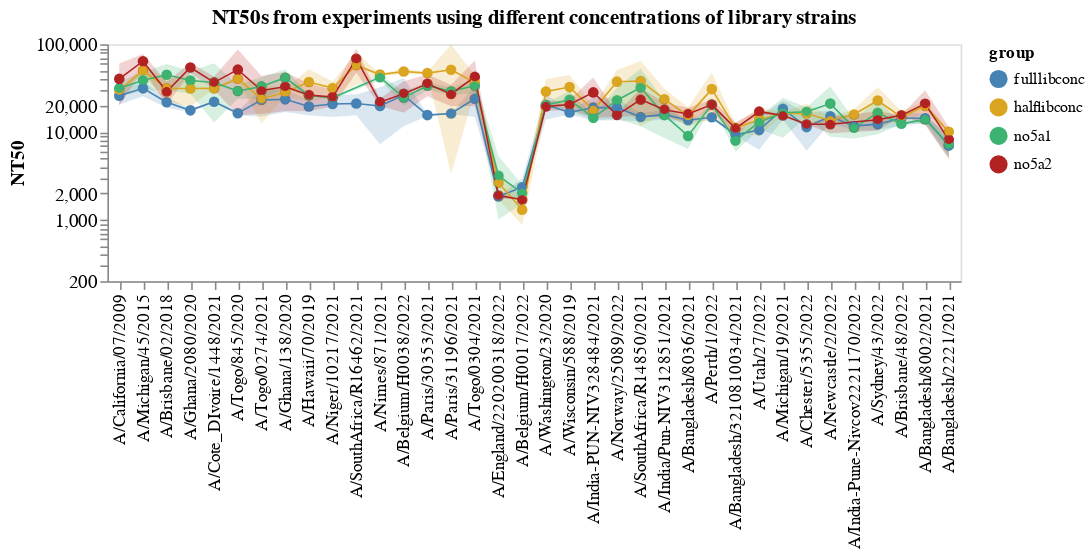

The cell this chart's notebook holds for it:
### Code cell
#Run chart to show that there the variation between the different titers calculated for different library composition, but also variation within replicates for the same library
source = sera_withreps_simplified_NT50perrep
median_source = sera_withreps_simplified_NT50all
range_ = ['steelblue','goldenrod','mediumseagreen','firebrick']

domain_ = ['fulllibconc','halflibconc','no5a1','no5a2']
plot_range = [200,100000]

NT50s_forselections_chart = alt.Chart(source).mark_errorband(opacity=0.2,extent="stdev",).encode(
    y=alt.X('NT50',scale=alt.Scale(domain=plot_range, type="log",nice=False),axis=alt.Axis(grid=False,titleFontSize=12, labelFontSize=12)),
    x=alt.Y("virus", sort=viruses, axis=alt.Axis(title=None,
                                                 labelFontSize=11,labelLimit=300)),
    color=alt.Color("serum", title="group",scale=alt.
                    Scale(domain=domain_, range=range_)),
).properties(
    height=150,
    width = alt.Step(15))
meanline_chart = alt.Chart(median_source).mark_line(point=True,strokeWidth=1).encode(
    y=alt.X('NT50',scale=alt.Scale(domain=plot_range,type="log", nice=False)),
    x=alt.Y("virus", sort=viruses,
            title="virus"),
    color=alt.Color("serum",title="group",scale=alt.
                    Scale(domain=domain_, range=range_)),
).properties(
    height=150,
    width = alt.Step(15))
meanline_chart_point = alt.Chart(median_source).mark_point(filled=True).encode(
    y=alt.X("NT50",scale=alt.Scale(domain=plot_range,type="log", nice=False)),
    x=alt.Y("virus", sort=viruses,
            title="virus"),
    color=alt.Color("serum",title="group",scale=alt.
                    Scale(domain=domain_, range=range_)),
    size=alt.value(45),
    opacity=alt.value(1),
).properties(
    height=150,
    width = alt.Step(15))

chart =meanline_chart_point + NT50s_forselections_chart + meanline_chart
chart.layer[0].encoding.x.title = ' titer'
chart.layer[0].title = 'NT50s from experiments using different concentrations of library strains'
chart.properties(
    width=alt.Step(15),
    height = 150)
chart.save(titers_chart_variation_html)
chart

### Figure 1 — Vega-Lite specification as saved in the notebook (floating-point values rounded to 4 significant figures; data arrays with more than 128 entries replaced by an {"elided": "..."} marker saying what was removed)
{"config": {"view": {"continuousWidth": 300, "continuousHeight": 300}}, "layer": [{"data": {"name": "data-9c6b611876327aa86db682b48a7297d9"}, "mark": {"type": "point", "filled": true}, "encoding": {"color": {"field": "serum", "scale": {"domain": ["fulllibconc", "halflibconc", "no5a1", "no5a2"], "range": ["steelblue", "goldenrod", "mediumseagreen", "firebrick"]}, "title": "group", "type": "nominal"}, "opacity": {"value": 1}, "size": {"value": 45}, "x": {"field": "virus", "sort": ["A/California/07/2009", "A/Michigan/45/2015", "A/Brisbane/02/2018", "A/Ghana/2080/2020", "A/Cote_DIvoire/1448/2021", "A/Togo/845/2020", "A/Togo/0274/2021", "A/Ghana/138/2020", "A/Hawaii/70/2019", "A/Niger/10217/2021", "A/SouthAfrica/R16462/2021", "A/Nimes/871/2021", "A/Belgium/H0038/2022", "A/Paris/30353/2021", "A/Paris/31196/2021", "A/Togo/0304/2021", "A/England/220200318/2022", "A/Belgium/H0017/2022", "A/Washington/23/2020", "A/Wisconsin/588/2019", "A/India-PUN-NIV328484/2021", "A/Norway/25089/2022", "A/SouthAfrica/R14850/2021", "A/India/Pun-NIV312851/2021", "A/Bangladesh/8036/2021", "A/Perth/1/2022", "A/Bangladesh/3210810034/2021", "A/Utah/27/2022", "A/Michigan/19/2021", "A/Chester/5355/2022", "A/Newcastle/2/2022", "A/India-Pune-Nivcov2221170/2022", "A/Sydney/43/2022", "A/Brisbane/48/2022", "A/Bangladesh/8002/2021", "A/Bangladesh/2221/2021"], "title": " titer", "type": "nominal"}, "y": {"field": "NT50", "scale": {"domain": [200, 100000], "nice": false, "type": "log"}, "type": "quantitative"}}, "title": "NT50s from experiments using different concentrations of library strains"}, {"data": {"name": "data-1c6f5e69a543165430fd22962b37266e"}, "mark": {"type": "errorband", "extent": "stdev", "opacity": 0.2}, "encoding": {"color": {"field": "serum", "scale": {"domain": ["fulllibconc", "halflibconc", "no5a1", "no5a2"], "range": ["steelblue", "goldenrod", "mediumseagreen", "firebrick"]}, "title": "group", "type": "nominal"}, "x": {"axis": {"labelFontSize": 11, "labelLimit": 300, "title": null}, "field": "virus", "sort": ["A/California/07/2009", "A/Michigan/45/2015", "A/Brisbane/02/2018", "A/Ghana/2080/2020", "A/Cote_DIvoire/1448/2021", "A/Togo/845/2020", "A/Togo/0274/2021", "A/Ghana/138/2020", "A/Hawaii/70/2019", "A/Niger/10217/2021", "A/SouthAfrica/R16462/2021", "A/Nimes/871/2021", "A/Belgium/H0038/2022", "A/Paris/30353/2021", "A/Paris/31196/2021", "A/Togo/0304/2021", "A/England/220200318/2022", "A/Belgium/H0017/2022", "A/Washington/23/2020", "A/Wisconsin/588/2019", "A/India-PUN-NIV328484/2021", "A/Norway/25089/2022", "A/SouthAfrica/R14850/2021", "A/India/Pun-NIV312851/2021", "A/Bangladesh/8036/2021", "A/Perth/1/2022", "A/Bangladesh/3210810034/2021", "A/Utah/27/2022", "A/Michigan/19/2021", "A/Chester/5355/2022", "A/Newcastle/2/2022", "A/India-Pune-Nivcov2221170/2022", "A/Sydney/43/2022", "A/Brisbane/48/2022", "A/Bangladesh/8002/2021", "A/Bangladesh/2221/2021"], "type": "nominal"}, "y": {"axis": {"grid": false, "labelFontSize": 12, "titleFontSize": 12}, "field": "NT50", "scale": {"domain": [200, 100000], "nice": false, "type": "log"}, "type": "quantitative"}}}, {"data": {"name": "data-9c6b611876327aa86db682b48a7297d9"}, "mark": {"type": "line", "point": true, "strokeWidth": 1}, "encoding": {"color": {"field": "serum", "scale": {"domain": ["fulllibconc", "halflibconc", "no5a1", "no5a2"], "range": ["steelblue", "goldenrod", "mediumseagreen", "firebrick"]}, "title": "group", "type": "nominal"}, "x": {"field": "virus", "sort": ["A/California/07/2009", "A/Michigan/45/2015", "A/Brisbane/02/2018", "A/Ghana/2080/2020", "A/Cote_DIvoire/1448/2021", "A/Togo/845/2020", "A/Togo/0274/2021", "A/Ghana/138/2020", "A/Hawaii/70/2019", "A/Niger/10217/2021", "A/SouthAfrica/R16462/2021", "A/Nimes/871/2021", "A/Belgium/H0038/2022", "A/Paris/30353/2021", "A/Paris/31196/2021", "A/Togo/0304/2021", "A/England/220200318/2022", "A/Belgium/H0017/2022", "A/Washington/23/2020", "A/Wisconsin/588/2019", "A/India-PUN-NIV328484/2021", "A/Norway/25089/2022", "A/SouthAfrica/R14850/2021", "A/India/Pun-NIV312851/2021", "A/Bangladesh/8036/2021", "A/Perth/1/2022", "A/Bangladesh/3210810034/2021", "A/Utah/27/2022", "A/Michigan/19/2021", "A/Chester/5355/2022", "A/Newcastle/2/2022", "A/India-Pune-Nivcov2221170/2022", "A/Sydney/43/2022", "A/Brisbane/48/2022", "A/Bangladesh/8002/2021", "A/Bangladesh/2221/2021"], "title": "virus", "type": "nominal"}, "y": {"field": "NT50", "scale": {"domain": [200, 100000], "nice": false, "type": "log"}, "type": "quantitative"}}}], "height": 150, "width": {"step": 15}, "$schema": "https://vega.github.io/schema/vega-lite/v5.16.3.json", "datasets": {"data-9c6b611876327aa86db682b48a7297d9": {"elided": "142 records"}, "data-1c6f5e69a543165430fd22962b37266e": {"elided": "284 records"}}}
